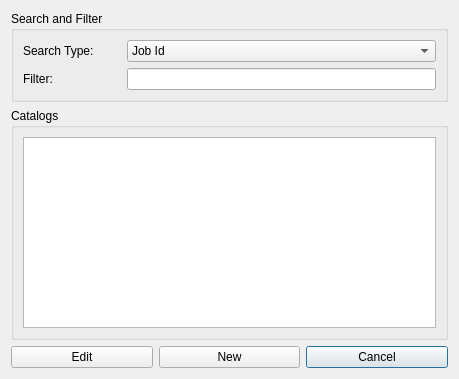
<?xml version="1.0" encoding="UTF-8"?>
<ui version="4.0">
 <class>searchDialog</class>
 <widget class="QDialog" name="searchDialog">
  <property name="geometry">
   <rect>
    <x>0</x>
    <y>0</y>
    <width>459</width>
    <height>379</height>
   </rect>
  </property>
  <property name="windowTitle">
   <string>Search</string>
  </property>
  <layout class="QGridLayout" name="gridLayout">
   <item row="4" column="2">
    <widget class="QPushButton" name="cancelPushButton">
     <property name="text">
      <string>Cancel</string>
     </property>
    </widget>
   </item>
   <item row="4" column="0">
    <widget class="QPushButton" name="editPushButton">
     <property name="text">
      <string>Edit</string>
     </property>
    </widget>
   </item>
   <item row="4" column="1">
    <widget class="QPushButton" name="newPushButton">
     <property name="text">
      <string>New</string>
     </property>
    </widget>
   </item>
   <item row="2" column="0" colspan="3">
    <widget class="QGroupBox" name="groupBox">
     <property name="title">
      <string>Search and Filter</string>
     </property>
     <layout class="QGridLayout" name="gridLayout_2">
      <item row="1" column="0">
       <widget class="QLabel" name="filterLabel">
        <property name="text">
         <string>Filter:</string>
        </property>
       </widget>
      </item>
      <item row="1" column="1">
       <widget class="QLineEdit" name="lineEdit"/>
      </item>
      <item row="0" column="0">
       <widget class="QLabel" name="searchTypeLabel">
        <property name="text">
         <string>Search Type:        </string>
        </property>
       </widget>
      </item>
      <item row="0" column="1">
       <widget class="QComboBox" name="comboBox">
        <property name="currentIndex">
         <number>0</number>
        </property>
        <item>
         <property name="text">
          <string>Job Id</string>
         </property>
        </item>
        <item>
         <property name="text">
          <string>Id</string>
         </property>
        </item>
        <item>
         <property name="text">
          <string>Name</string>
         </property>
        </item>
        <item>
         <property name="text">
          <string>Alias Name</string>
         </property>
        </item>
        <item>
         <property name="text">
          <string>Description</string>
         </property>
        </item>
       </widget>
      </item>
     </layout>
    </widget>
   </item>
   <item row="3" column="0" colspan="3">
    <widget class="QGroupBox" name="groupBox_2">
     <property name="title">
      <string>Catalogs</string>
     </property>
     <layout class="QGridLayout" name="gridLayout_3">
      <item row="0" column="0">
       <widget class="QTableView" name="tableView">
        <property name="selectionMode">
         <enum>QAbstractItemView::SingleSelection</enum>
        </property>
        <property name="selectionBehavior">
         <enum>QAbstractItemView::SelectRows</enum>
        </property>
       </widget>
      </item>
     </layout>
    </widget>
   </item>
  </layout>
 </widget>
 <resources/>
 <connections/>
</ui>
